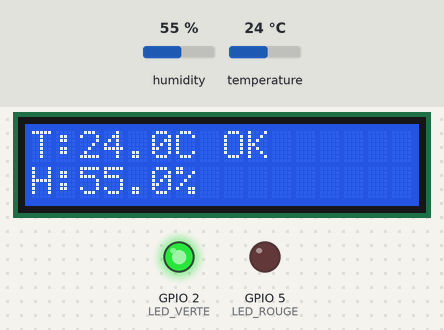
The sketch below on a simulated ESP32. Parts: 16×2 character LCD, output pins drawn as LEDs (lit = HIGH). The test bench sets the inputs (shaded band); at power-on: humidity 55 %, temperature 24 °C. What the sketch prints to the serial monitor is not drawn.

Above: at 4.2 s.
4.3 s: humidity set to 31 %
At 6.3 s:
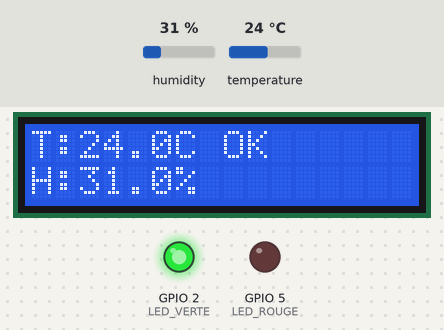
7.0 s: humidity set to 28 %
At 7.9 s:
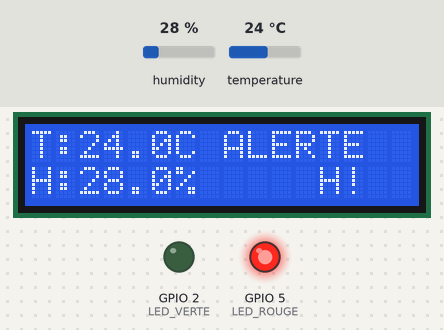
12.7 s: temperature set to 15.6 °C
At 14.0 s:
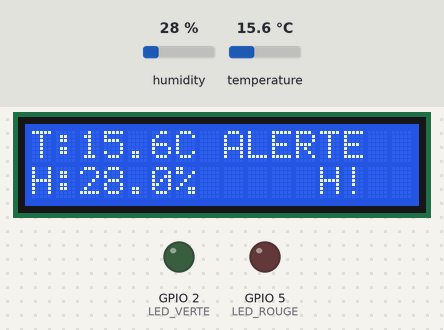
16.8 s: temperature set to 14.5 °C
At 18.7 s:
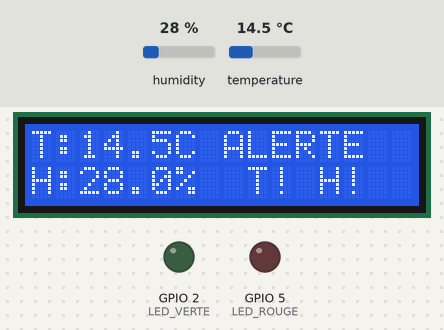
22.8 s: humidity set to 40 %
At 24.0 s:
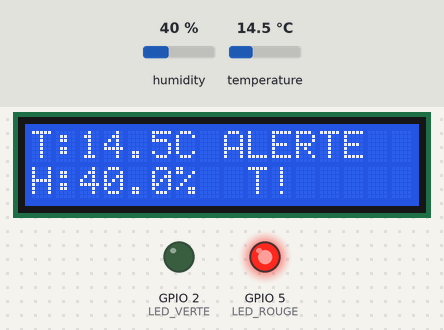
Timing chart, 0 to 29.8 s (numbered marks = the images above; inputs shaded):
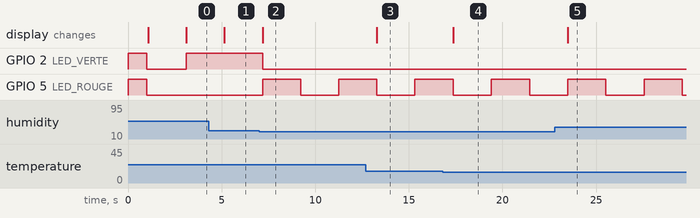

The sketch:

TempHumi.ino
```cpp
#include <DHT.h>
#include <LiquidCrystal_I2C.h>
#include <Wire.h>

// Configuration des pins
#define DHT_PIN 4           // Pin de données du DHT22
#define DHT_TYPE DHT22      // Type de capteur DHT
#define LED_VERTE 2         // LED verte (état normal)
#define LED_ROUGE 5         // LED rouge (alerte)

// Configuration I2C pour LCD
#define SDA_PIN 21          // Pin SDA par défaut de l'ESP32
#define SCL_PIN 22          // Pin SCL par défaut de l'ESP32

// Seuils d'alerte
#define TEMP_MIN 15.0       // Température minimale (°C)
#define TEMP_MAX 30.0       // Température maximale (°C)
#define HUMID_MIN 30.0      // Humidité minimale (%)
#define HUMID_MAX 70.0      // Humidité maximale (%)

// Initialisation des objets
DHT dht(DHT_PIN, DHT_TYPE);
LiquidCrystal_I2C lcd(0x27, 16, 2);  // Adresse I2C 0x27, écran 16x2

// Variables globales
float temperature = 0;
float humidite = 0;
bool alerte = false;
unsigned long derniereLecture = 0;
const unsigned long intervalLecture = 2000;  // Lecture toutes les 2 secondes

void setup() {
  // Initialisation de la communication série
  Serial.begin(115200);
  Serial.println("Démarrage du système de monitoring...");

  // Configuration des pins LED
  pinMode(LED_VERTE, OUTPUT);
  pinMode(LED_ROUGE, OUTPUT);

  // Test initial des LEDs
  digitalWrite(LED_VERTE, HIGH);
  digitalWrite(LED_ROUGE, HIGH);
  delay(1000);
  digitalWrite(LED_VERTE, LOW);
  digitalWrite(LED_ROUGE, LOW);

  // Initialisation du capteur DHT22
  dht.begin();
  Serial.println("Capteur DHT22 initialisé");

  // Initialisation de l'écran LCD I2C
  Wire.begin(SDA_PIN, SCL_PIN);
  lcd.init();
  lcd.backlight();

  // Message de démarrage sur LCD
  lcd.setCursor(0, 0);
  lcd.print("Monitoring T/H");
  lcd.setCursor(0, 1);
  lcd.print("Initialisation..");
  delay(2000);
  lcd.clear();

  Serial.println("Système prêt !");
}

void loop() {
  // Lecture des données toutes les 2 secondes
  if (millis() - derniereLecture >= intervalLecture) {
    lireCapteurs();
    verifierAlertes();
    afficherDonnees();
    gererLEDs();

    derniereLecture = millis();
  }

  delay(100);  // Petite pause pour éviter la surcharge du processeur
}

void lireCapteurs() {
  // Lecture de l'humidité et de la température
  humidite = dht.readHumidity();
  temperature = dht.readTemperature();

  // Vérification des erreurs de lecture
  if (isnan(humidite) || isnan(temperature)) {
    Serial.println("Erreur de lecture du capteur DHT22 !");
    lcd.setCursor(0, 0);
    lcd.print("Erreur capteur  ");
    lcd.setCursor(0, 1);
    lcd.print("DHT22           ");
    return;
  }

  // Affichage dans le moniteur série
  Serial.print("Température: ");
  Serial.print(temperature);
  Serial.print("°C, Humidité: ");
  Serial.print(humidite);
  Serial.println("%");
}

void verifierAlertes() {
  // Vérification des seuils
  alerte = false;

  if (temperature < TEMP_MIN || temperature > TEMP_MAX) {
    alerte = true;
    Serial.println("⚠️ ALERTE TEMPÉRATURE !");
  }

  if (humidite < HUMID_MIN || humidite > HUMID_MAX) {
    alerte = true;
    Serial.println("⚠️ ALERTE HUMIDITÉ !");
  }

  if (alerte) {
    Serial.println("État: ALERTE");
  } else {
    Serial.println("État: NORMAL");
  }
}

void afficherDonnees() {
  // Affichage sur l'écran LCD
  lcd.clear();

  // Première ligne : Température
  lcd.setCursor(0, 0);
  lcd.print("T:");
  lcd.print(temperature, 1);
  lcd.print("C ");

  // État sur la première ligne
  if (alerte) {
    lcd.print("ALERTE");
  } else {
    lcd.print("OK");
  }

  // Deuxième ligne : Humidité
  lcd.setCursor(0, 1);
  lcd.print("H:");
  lcd.print(humidite, 1);
  lcd.print("%");

  // Affichage des seuils dépassés
  if (temperature < TEMP_MIN || temperature > TEMP_MAX) {
    lcd.setCursor(8, 1);
    lcd.print(" T!");
  }
  if (humidite < HUMID_MIN || humidite > HUMID_MAX) {
    lcd.setCursor(11, 1);
    lcd.print(" H!");
  }
}

void gererLEDs() {
  if (alerte) {
    // Mode alerte : LED rouge clignotante, LED verte éteinte
    digitalWrite(LED_VERTE, LOW);

    // Clignotement de la LED rouge
    static unsigned long dernierClignotement = 0;
    static bool etatLEDRouge = false;

    if (millis() - dernierClignotement >= 500) {  // Clignotement toutes les 500ms
      etatLEDRouge = !etatLEDRouge;
      digitalWrite(LED_ROUGE, etatLEDRouge ? HIGH : LOW);
      dernierClignotement = millis();
    }
  } else {
    // Mode normal : LED verte allumée, LED rouge éteinte
    digitalWrite(LED_VERTE, HIGH);
    digitalWrite(LED_ROUGE, LOW);
  }
}

// Fonction utilitaire pour afficher les seuils configurés
void afficherConfiguration() {
  Serial.println("\n=== CONFIGURATION DU SYSTÈME ===");
  Serial.print("Température : ");
  Serial.print(TEMP_MIN);
  Serial.print("°C à ");
  Serial.print(TEMP_MAX);
  Serial.println("°C");
  Serial.print("Humidité : ");
  Serial.print(HUMID_MIN);
  Serial.print("% à ");
  Serial.print(HUMID_MAX);
  Serial.println("%");
  Serial.println("================================\n");
}

// Fonction de diagnostic (optionnelle)
void diagnostic() {
  Serial.println("\n=== DIAGNOSTIC DU SYSTÈME ===");

  // Test des LEDs
  Serial.println("Test des LEDs...");
  digitalWrite(LED_VERTE, HIGH);
  digitalWrite(LED_ROUGE, HIGH);
  delay(1000);
  digitalWrite(LED_VERTE, LOW);
  digitalWrite(LED_ROUGE, LOW);

  // Test de l'écran LCD
  Serial.println("Test de l'écran LCD...");
  lcd.clear();
  lcd.setCursor(0, 0);
  lcd.print("Test LCD OK");
  delay(2000);

  // Test du capteur DHT22
  Serial.println("Test du capteur DHT22...");
  float testTemp = dht.readTemperature();
  float testHumid = dht.readHumidity();

  if (!isnan(testTemp) && !isnan(testHumid)) {
    Serial.println("Capteur DHT22 : OK");
  } else {
    Serial.println("Capteur DHT22 : ERREUR");
  }

  Serial.println("=============================\n");
}
```

Measured:
- the behaviour switches between 30 and 29 % on humidity (found by bisection; images 1 and 2)
- the behaviour switches between 15 and 14.9 °C on temperature (found by bisection; images 3 and 4)
- after the input at 4.3 s, the display: changes after 0.85 s (image 1)
- after the input at 7.0 s, GPIO 2 (LED_VERTE): HIGH → LOW after 0.18 s; GPIO 5 (LED_ROUGE): LOW → HIGH after 0.18 s, → LOW 2.0 s later, → HIGH 2.0 s later; the display: changes after 0.18 s (image 2)
- after the input at 12.7 s, the display: changes after 0.59 s (image 3)
- after the input at 16.8 s, the display: changes after 0.57 s (image 4)
- after the input at 22.8 s, the display: changes after 0.69 s (image 5)
